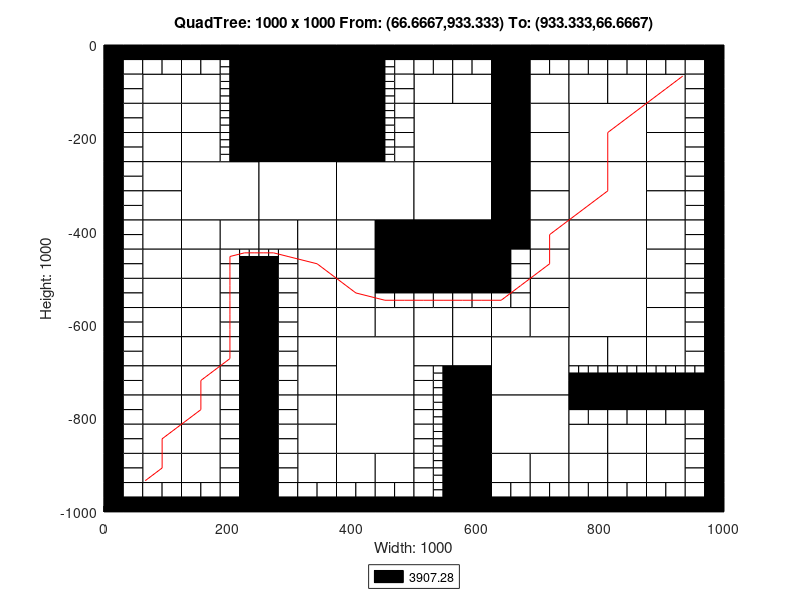

MATLAB code for this plot:
axis([0 1000 -1000 0]);
title('QuadTree: 1000 x 1000 From: (66.6667,933.333) To: (933.333,66.6667)');
xlabel('Width: 1000');
ylabel('Height: 1000');
rectangle('Position',[250 -125 125 125], 'FaceColor',[0 0 0]);
rectangle('Position',[250 -250 125 125], 'FaceColor',[0 0 0]);
rectangle('Position',[125 -375 125 125], 'FaceColor',[1 1 1]);
rectangle('Position',[250 -375 125 125], 'FaceColor',[1 1 1]);
rectangle('Position',[375 -375 125 125], 'FaceColor',[1 1 1]);
rectangle('Position',[500 -250 125 125], 'FaceColor',[1 1 1]);
rectangle('Position',[750 -250 125 125], 'FaceColor',[1 1 1]);
rectangle('Position',[500 -375 125 125], 'FaceColor',[1 1 1]);
rectangle('Position',[500 -500 125 125], 'FaceColor',[0 0 0]);
rectangle('Position',[750 -375 125 125], 'FaceColor',[1 1 1]);
rectangle('Position',[750 -500 125 125], 'FaceColor',[1 1 1]);
rectangle('Position',[375 -750 125 125], 'FaceColor',[1 1 1]);
rectangle('Position',[375 -875 125 125], 'FaceColor',[1 1 1]);
rectangle('Position',[625 -750 125 125], 'FaceColor',[1 1 1]);
rectangle('Position',[750 -625 125 125], 'FaceColor',[1 1 1]);
rectangle('Position',[625 -875 125 125], 'FaceColor',[1 1 1]);
rectangle('Position',[62.5 -125 62.5 62.5], 'FaceColor',[1 1 1]);
rectangle('Position',[125 -125 62.5 62.5], 'FaceColor',[1 1 1]);
rectangle('Position',[62.5 -187.5 62.5 62.5], 'FaceColor',[1 1 1]);
rectangle('Position',[62.5 -250 62.5 62.5], 'FaceColor',[1 1 1]);
rectangle('Position',[125 -187.5 62.5 62.5], 'FaceColor',[1 1 1]);
rectangle('Position',[125 -250 62.5 62.5], 'FaceColor',[1 1 1]);
rectangle('Position',[375 -62.5 62.5 62.5], 'FaceColor',[0 0 0]);
rectangle('Position',[375 -125 62.5 62.5], 'FaceColor',[0 0 0]);
rectangle('Position',[375 -187.5 62.5 62.5], 'FaceColor',[0 0 0]);
rectangle('Position',[375 -250 62.5 62.5], 'FaceColor',[0 0 0]);
rectangle('Position',[62.5 -312.5 62.5 62.5], 'FaceColor',[1 1 1]);
rectangle('Position',[62.5 -375 62.5 62.5], 'FaceColor',[1 1 1]);
rectangle('Position',[62.5 -437.5 62.5 62.5], 'FaceColor',[1 1 1]);
rectangle('Position',[62.5 -500 62.5 62.5], 'FaceColor',[1 1 1]);
rectangle('Position',[125 -437.5 62.5 62.5], 'FaceColor',[1 1 1]);
rectangle('Position',[187.5 -437.5 62.5 62.5], 'FaceColor',[1 1 1]);
rectangle('Position',[125 -500 62.5 62.5], 'FaceColor',[1 1 1]);
rectangle('Position',[250 -437.5 62.5 62.5], 'FaceColor',[1 1 1]);
rectangle('Position',[312.5 -437.5 62.5 62.5], 'FaceColor',[1 1 1]);
rectangle('Position',[312.5 -500 62.5 62.5], 'FaceColor',[1 1 1]);
rectangle('Position',[375 -437.5 62.5 62.5], 'FaceColor',[1 1 1]);
rectangle('Position',[437.5 -437.5 62.5 62.5], 'FaceColor',[0 0 0]);
rectangle('Position',[375 -500 62.5 62.5], 'FaceColor',[1 1 1]);
rectangle('Position',[437.5 -500 62.5 62.5], 'FaceColor',[0 0 0]);
rectangle('Position',[500 -125 62.5 62.5], 'FaceColor',[1 1 1]);
rectangle('Position',[562.5 -125 62.5 62.5], 'FaceColor',[1 1 1]);
rectangle('Position',[625 -62.5 62.5 62.5], 'FaceColor',[0 0 0]);
rectangle('Position',[625 -125 62.5 62.5], 'FaceColor',[0 0 0]);
rectangle('Position',[687.5 -125 62.5 62.5], 'FaceColor',[1 1 1]);
rectangle('Position',[625 -187.5 62.5 62.5], 'FaceColor',[0 0 0]);
rectangle('Position',[687.5 -187.5 62.5 62.5], 'FaceColor',[1 1 1]);
rectangle('Position',[625 -250 62.5 62.5], 'FaceColor',[0 0 0]);
rectangle('Position',[687.5 -250 62.5 62.5], 'FaceColor',[1 1 1]);
rectangle('Position',[750 -125 62.5 62.5], 'FaceColor',[1 1 1]);
rectangle('Position',[812.5 -125 62.5 62.5], 'FaceColor',[1 1 1]);
rectangle('Position',[875 -125 62.5 62.5], 'FaceColor',[1 1 1]);
rectangle('Position',[875 -187.5 62.5 62.5], 'FaceColor',[1 1 1]);
rectangle('Position',[875 -250 62.5 62.5], 'FaceColor',[1 1 1]);
rectangle('Position',[625 -312.5 62.5 62.5], 'FaceColor',[0 0 0]);
rectangle('Position',[687.5 -312.5 62.5 62.5], 'FaceColor',[1 1 1]);
rectangle('Position',[625 -375 62.5 62.5], 'FaceColor',[0 0 0]);
rectangle('Position',[687.5 -375 62.5 62.5], 'FaceColor',[1 1 1]);
rectangle('Position',[625 -437.5 62.5 62.5], 'FaceColor',[0 0 0]);
rectangle('Position',[687.5 -437.5 62.5 62.5], 'FaceColor',[1 1 1]);
rectangle('Position',[687.5 -500 62.5 62.5], 'FaceColor',[1 1 1]);
rectangle('Position',[875 -312.5 62.5 62.5], 'FaceColor',[1 1 1]);
rectangle('Position',[875 -375 62.5 62.5], 'FaceColor',[1 1 1]);
rectangle('Position',[875 -437.5 62.5 62.5], 'FaceColor',[1 1 1]);
rectangle('Position',[875 -500 62.5 62.5], 'FaceColor',[1 1 1]);
rectangle('Position',[62.5 -562.5 62.5 62.5], 'FaceColor',[1 1 1]);
rectangle('Position',[62.5 -625 62.5 62.5], 'FaceColor',[1 1 1]);
rectangle('Position',[125 -562.5 62.5 62.5], 'FaceColor',[1 1 1]);
rectangle('Position',[125 -625 62.5 62.5], 'FaceColor',[1 1 1]);
rectangle('Position',[62.5 -687.5 62.5 62.5], 'FaceColor',[1 1 1]);
rectangle('Position',[62.5 -750 62.5 62.5], 'FaceColor',[1 1 1]);
rectangle('Position',[125 -687.5 62.5 62.5], 'FaceColor',[1 1 1]);
rectangle('Position',[125 -750 62.5 62.5], 'FaceColor',[1 1 1]);
rectangle('Position',[312.5 -562.5 62.5 62.5], 'FaceColor',[1 1 1]);
rectangle('Position',[312.5 -625 62.5 62.5], 'FaceColor',[1 1 1]);
rectangle('Position',[375 -562.5 62.5 62.5], 'FaceColor',[1 1 1]);
rectangle('Position',[375 -625 62.5 62.5], 'FaceColor',[1 1 1]);
rectangle('Position',[437.5 -625 62.5 62.5], 'FaceColor',[1 1 1]);
rectangle('Position',[312.5 -687.5 62.5 62.5], 'FaceColor',[1 1 1]);
rectangle('Position',[312.5 -750 62.5 62.5], 'FaceColor',[1 1 1]);
rectangle('Position',[62.5 -812.5 62.5 62.5], 'FaceColor',[1 1 1]);
rectangle('Position',[62.5 -875 62.5 62.5], 'FaceColor',[1 1 1]);
rectangle('Position',[125 -812.5 62.5 62.5], 'FaceColor',[1 1 1]);
rectangle('Position',[125 -875 62.5 62.5], 'FaceColor',[1 1 1]);
rectangle('Position',[62.5 -937.5 62.5 62.5], 'FaceColor',[1 1 1]);
rectangle('Position',[125 -937.5 62.5 62.5], 'FaceColor',[1 1 1]);
rectangle('Position',[312.5 -812.5 62.5 62.5], 'FaceColor',[1 1 1]);
rectangle('Position',[312.5 -875 62.5 62.5], 'FaceColor',[1 1 1]);
rectangle('Position',[312.5 -937.5 62.5 62.5], 'FaceColor',[1 1 1]);
rectangle('Position',[375 -937.5 62.5 62.5], 'FaceColor',[1 1 1]);
rectangle('Position',[437.5 -937.5 62.5 62.5], 'FaceColor',[1 1 1]);
rectangle('Position',[500 -625 62.5 62.5], 'FaceColor',[1 1 1]);
rectangle('Position',[562.5 -625 62.5 62.5], 'FaceColor',[1 1 1]);
rectangle('Position',[687.5 -562.5 62.5 62.5], 'FaceColor',[1 1 1]);
rectangle('Position',[625 -625 62.5 62.5], 'FaceColor',[1 1 1]);
rectangle('Position',[687.5 -625 62.5 62.5], 'FaceColor',[1 1 1]);
rectangle('Position',[500 -687.5 62.5 62.5], 'FaceColor',[1 1 1]);
rectangle('Position',[562.5 -687.5 62.5 62.5], 'FaceColor',[1 1 1]);
rectangle('Position',[562.5 -750 62.5 62.5], 'FaceColor',[0 0 0]);
rectangle('Position',[875 -562.5 62.5 62.5], 'FaceColor',[1 1 1]);
rectangle('Position',[875 -625 62.5 62.5], 'FaceColor',[1 1 1]);
rectangle('Position',[750 -687.5 62.5 62.5], 'FaceColor',[1 1 1]);
rectangle('Position',[812.5 -687.5 62.5 62.5], 'FaceColor',[1 1 1]);
rectangle('Position',[875 -687.5 62.5 62.5], 'FaceColor',[1 1 1]);
rectangle('Position',[562.5 -812.5 62.5 62.5], 'FaceColor',[0 0 0]);
rectangle('Position',[562.5 -875 62.5 62.5], 'FaceColor',[0 0 0]);
rectangle('Position',[562.5 -937.5 62.5 62.5], 'FaceColor',[0 0 0]);
rectangle('Position',[562.5 -1000 62.5 62.5], 'FaceColor',[0 0 0]);
rectangle('Position',[625 -937.5 62.5 62.5], 'FaceColor',[1 1 1]);
rectangle('Position',[687.5 -937.5 62.5 62.5], 'FaceColor',[1 1 1]);
rectangle('Position',[750 -875 62.5 62.5], 'FaceColor',[1 1 1]);
rectangle('Position',[812.5 -875 62.5 62.5], 'FaceColor',[1 1 1]);
rectangle('Position',[875 -875 62.5 62.5], 'FaceColor',[1 1 1]);
rectangle('Position',[750 -937.5 62.5 62.5], 'FaceColor',[1 1 1]);
rectangle('Position',[812.5 -937.5 62.5 62.5], 'FaceColor',[1 1 1]);
rectangle('Position',[875 -937.5 62.5 62.5], 'FaceColor',[1 1 1]);
rectangle('Position',[0 -31.25 31.25 31.25], 'FaceColor',[0 0 0]);
rectangle('Position',[31.25 -31.25 31.25 31.25], 'FaceColor',[0 0 0]);
rectangle('Position',[0 -62.5 31.25 31.25], 'FaceColor',[0 0 0]);
rectangle('Position',[31.25 -62.5 31.25 31.25], 'FaceColor',[1 1 1]);
rectangle('Position',[62.5 -31.25 31.25 31.25], 'FaceColor',[0 0 0]);
rectangle('Position',[93.75 -31.25 31.25 31.25], 'FaceColor',[0 0 0]);
rectangle('Position',[62.5 -62.5 31.25 31.25], 'FaceColor',[1 1 1]);
rectangle('Position',[93.75 -62.5 31.25 31.25], 'FaceColor',[1 1 1]);
rectangle('Position',[0 -93.75 31.25 31.25], 'FaceColor',[0 0 0]);
rectangle('Position',[31.25 -93.75 31.25 31.25], 'FaceColor',[1 1 1]);
rectangle('Position',[0 -125 31.25 31.25], 'FaceColor',[0 0 0]);
rectangle('Position',[31.25 -125 31.25 31.25], 'FaceColor',[1 1 1]);
rectangle('Position',[125 -31.25 31.25 31.25], 'FaceColor',[0 0 0]);
rectangle('Position',[156.25 -31.25 31.25 31.25], 'FaceColor',[0 0 0]);
rectangle('Position',[125 -62.5 31.25 31.25], 'FaceColor',[1 1 1]);
rectangle('Position',[156.25 -62.5 31.25 31.25], 'FaceColor',[1 1 1]);
rectangle('Position',[187.5 -31.25 31.25 31.25], 'FaceColor',[0 0 0]);
rectangle('Position',[218.75 -31.25 31.25 31.25], 'FaceColor',[0 0 0]);
rectangle('Position',[218.75 -62.5 31.25 31.25], 'FaceColor',[0 0 0]);
rectangle('Position',[218.75 -93.75 31.25 31.25], 'FaceColor',[0 0 0]);
rectangle('Position',[218.75 -125 31.25 31.25], 'FaceColor',[0 0 0]);
rectangle('Position',[0 -156.25 31.25 31.25], 'FaceColor',[0 0 0]);
rectangle('Position',[31.25 -156.25 31.25 31.25], 'FaceColor',[1 1 1]);
rectangle('Position',[0 -187.5 31.25 31.25], 'FaceColor',[0 0 0]);
rectangle('Position',[31.25 -187.5 31.25 31.25], 'FaceColor',[1 1 1]);
rectangle('Position',[0 -218.75 31.25 31.25], 'FaceColor',[0 0 0]);
rectangle('Position',[31.25 -218.75 31.25 31.25], 'FaceColor',[1 1 1]);
rectangle('Position',[0 -250 31.25 31.25], 'FaceColor',[0 0 0]);
rectangle('Position',[31.25 -250 31.25 31.25], 'FaceColor',[1 1 1]);
rectangle('Position',[218.75 -156.25 31.25 31.25], 'FaceColor',[0 0 0]);
rectangle('Position',[218.75 -187.5 31.25 31.25], 'FaceColor',[0 0 0]);
rectangle('Position',[218.75 -218.75 31.25 31.25], 'FaceColor',[0 0 0]);
rectangle('Position',[218.75 -250 31.25 31.25], 'FaceColor',[0 0 0]);
rectangle('Position',[437.5 -31.25 31.25 31.25], 'FaceColor',[0 0 0]);
rectangle('Position',[468.75 -31.25 31.25 31.25], 'FaceColor',[0 0 0]);
rectangle('Position',[468.75 -62.5 31.25 31.25], 'FaceColor',[1 1 1]);
rectangle('Position',[468.75 -93.75 31.25 31.25], 'FaceColor',[1 1 1]);
rectangle('Position',[468.75 -125 31.25 31.25], 'FaceColor',[1 1 1]);
rectangle('Position',[468.75 -156.25 31.25 31.25], 'FaceColor',[1 1 1]);
rectangle('Position',[468.75 -187.5 31.25 31.25], 'FaceColor',[1 1 1]);
rectangle('Position',[468.75 -218.75 31.25 31.25], 'FaceColor',[1 1 1]);
rectangle('Position',[468.75 -250 31.25 31.25], 'FaceColor',[1 1 1]);
rectangle('Position',[0 -281.25 31.25 31.25], 'FaceColor',[0 0 0]);
rectangle('Position',[31.25 -281.25 31.25 31.25], 'FaceColor',[1 1 1]);
rectangle('Position',[0 -312.5 31.25 31.25], 'FaceColor',[0 0 0]);
rectangle('Position',[31.25 -312.5 31.25 31.25], 'FaceColor',[1 1 1]);
rectangle('Position',[0 -343.75 31.25 31.25], 'FaceColor',[0 0 0]);
rectangle('Position',[31.25 -343.75 31.25 31.25], 'FaceColor',[1 1 1]);
rectangle('Position',[0 -375 31.25 31.25], 'FaceColor',[0 0 0]);
rectangle('Position',[31.25 -375 31.25 31.25], 'FaceColor',[1 1 1]);
rectangle('Position',[0 -406.25 31.25 31.25], 'FaceColor',[0 0 0]);
rectangle('Position',[31.25 -406.25 31.25 31.25], 'FaceColor',[1 1 1]);
rectangle('Position',[0 -437.5 31.25 31.25], 'FaceColor',[0 0 0]);
rectangle('Position',[31.25 -437.5 31.25 31.25], 'FaceColor',[1 1 1]);
rectangle('Position',[0 -468.75 31.25 31.25], 'FaceColor',[0 0 0]);
rectangle('Position',[31.25 -468.75 31.25 31.25], 'FaceColor',[1 1 1]);
rectangle('Position',[0 -500 31.25 31.25], 'FaceColor',[0 0 0]);
rectangle('Position',[31.25 -500 31.25 31.25], 'FaceColor',[1 1 1]);
rectangle('Position',[187.5 -468.75 31.25 31.25], 'FaceColor',[1 1 1]);
rectangle('Position',[187.5 -500 31.25 31.25], 'FaceColor',[1 1 1]);
rectangle('Position',[218.75 -500 31.25 31.25], 'FaceColor',[0 0 0]);
rectangle('Position',[281.25 -468.75 31.25 31.25], 'FaceColor',[1 1 1]);
rectangle('Position',[250 -500 31.25 31.25], 'FaceColor',[0 0 0]);
rectangle('Position',[281.25 -500 31.25 31.25], 'FaceColor',[1 1 1]);
rectangle('Position',[500 -31.25 31.25 31.25], 'FaceColor',[0 0 0]);
rectangle('Position',[531.25 -31.25 31.25 31.25], 'FaceColor',[0 0 0]);
rectangle('Position',[500 -62.5 31.25 31.25], 'FaceColor',[1 1 1]);
rectangle('Position',[531.25 -62.5 31.25 31.25], 'FaceColor',[1 1 1]);
rectangle('Position',[562.5 -31.25 31.25 31.25], 'FaceColor',[0 0 0]);
rectangle('Position',[593.75 -31.25 31.25 31.25], 'FaceColor',[0 0 0]);
rectangle('Position',[562.5 -62.5 31.25 31.25], 'FaceColor',[1 1 1]);
rectangle('Position',[593.75 -62.5 31.25 31.25], 'FaceColor',[1 1 1]);
rectangle('Position',[687.5 -31.25 31.25 31.25], 'FaceColor',[0 0 0]);
rectangle('Position',[718.75 -31.25 31.25 31.25], 'FaceColor',[0 0 0]);
rectangle('Position',[687.5 -62.5 31.25 31.25], 'FaceColor',[1 1 1]);
rectangle('Position',[718.75 -62.5 31.25 31.25], 'FaceColor',[1 1 1]);
rectangle('Position',[750 -31.25 31.25 31.25], 'FaceColor',[0 0 0]);
rectangle('Position',[781.25 -31.25 31.25 31.25], 'FaceColor',[0 0 0]);
rectangle('Position',[750 -62.5 31.25 31.25], 'FaceColor',[1 1 1]);
rectangle('Position',[781.25 -62.5 31.25 31.25], 'FaceColor',[1 1 1]);
rectangle('Position',[812.5 -31.25 31.25 31.25], 'FaceColor',[0 0 0]);
rectangle('Position',[843.75 -31.25 31.25 31.25], 'FaceColor',[0 0 0]);
rectangle('Position',[812.5 -62.5 31.25 31.25], 'FaceColor',[1 1 1]);
rectangle('Position',[843.75 -62.5 31.25 31.25], 'FaceColor',[1 1 1]);
rectangle('Position',[875 -31.25 31.25 31.25], 'FaceColor',[0 0 0]);
rectangle('Position',[906.25 -31.25 31.25 31.25], 'FaceColor',[0 0 0]);
rectangle('Position',[875 -62.5 31.25 31.25], 'FaceColor',[1 1 1]);
rectangle('Position',[906.25 -62.5 31.25 31.25], 'FaceColor',[1 1 1]);
rectangle('Position',[937.5 -31.25 31.25 31.25], 'FaceColor',[0 0 0]);
rectangle('Position',[968.75 -31.25 31.25 31.25], 'FaceColor',[0 0 0]);
rectangle('Position',[937.5 -62.5 31.25 31.25], 'FaceColor',[1 1 1]);
rectangle('Position',[968.75 -62.5 31.25 31.25], 'FaceColor',[0 0 0]);
rectangle('Position',[937.5 -93.75 31.25 31.25], 'FaceColor',[1 1 1]);
rectangle('Position',[968.75 -93.75 31.25 31.25], 'FaceColor',[0 0 0]);
rectangle('Position',[937.5 -125 31.25 31.25], 'FaceColor',[1 1 1]);
rectangle('Position',[968.75 -125 31.25 31.25], 'FaceColor',[0 0 0]);
rectangle('Position',[937.5 -156.25 31.25 31.25], 'FaceColor',[1 1 1]);
rectangle('Position',[968.75 -156.25 31.25 31.25], 'FaceColor',[0 0 0]);
rectangle('Position',[937.5 -187.5 31.25 31.25], 'FaceColor',[1 1 1]);
rectangle('Position',[968.75 -187.5 31.25 31.25], 'FaceColor',[0 0 0]);
rectangle('Position',[937.5 -218.75 31.25 31.25], 'FaceColor',[1 1 1]);
rectangle('Position',[968.75 -218.75 31.25 31.25], 'FaceColor',[0 0 0]);
rectangle('Position',[937.5 -250 31.25 31.25], 'FaceColor',[1 1 1]);
rectangle('Position',[968.75 -250 31.25 31.25], 'FaceColor',[0 0 0]);
rectangle('Position',[625 -468.75 31.25 31.25], 'FaceColor',[0 0 0]);
rectangle('Position',[656.25 -468.75 31.25 31.25], 'FaceColor',[1 1 1]);
rectangle('Position',[625 -500 31.25 31.25], 'FaceColor',[0 0 0]);
rectangle('Position',[656.25 -500 31.25 31.25], 'FaceColor',[1 1 1]);
rectangle('Position',[937.5 -281.25 31.25 31.25], 'FaceColor',[1 1 1]);
rectangle('Position',[968.75 -281.25 31.25 31.25], 'FaceColor',[0 0 0]);
rectangle('Position',[937.5 -312.5 31.25 31.25], 'FaceColor',[1 1 1]);
rectangle('Position',[968.75 -312.5 31.25 31.25], 'FaceColor',[0 0 0]);
rectangle('Position',[937.5 -343.75 31.25 31.25], 'FaceColor',[1 1 1]);
rectangle('Position',[968.75 -343.75 31.25 31.25], 'FaceColor',[0 0 0]);
rectangle('Position',[937.5 -375 31.25 31.25], 'FaceColor',[1 1 1]);
rectangle('Position',[968.75 -375 31.25 31.25], 'FaceColor',[0 0 0]);
rectangle('Position',[937.5 -406.25 31.25 31.25], 'FaceColor',[1 1 1]);
rectangle('Position',[968.75 -406.25 31.25 31.25], 'FaceColor',[0 0 0]);
rectangle('Position',[937.5 -437.5 31.25 31.25], 'FaceColor',[1 1 1]);
rectangle('Position',[968.75 -437.5 31.25 31.25], 'FaceColor',[0 0 0]);
rectangle('Position',[937.5 -468.75 31.25 31.25], 'FaceColor',[1 1 1]);
rectangle('Position',[968.75 -468.75 31.25 31.25], 'FaceColor',[0 0 0]);
rectangle('Position',[937.5 -500 31.25 31.25], 'FaceColor',[1 1 1]);
rectangle('Position',[968.75 -500 31.25 31.25], 'FaceColor',[0 0 0]);
rectangle('Position',[0 -531.25 31.25 31.25], 'FaceColor',[0 0 0]);
rectangle('Position',[31.25 -531.25 31.25 31.25], 'FaceColor',[1 1 1]);
rectangle('Position',[0 -562.5 31.25 31.25], 'FaceColor',[0 0 0]);
rectangle('Position',[31.25 -562.5 31.25 31.25], 'FaceColor',[1 1 1]);
rectangle('Position',[0 -593.75 31.25 31.25], 'FaceColor',[0 0 0]);
rectangle('Position',[31.25 -593.75 31.25 31.25], 'FaceColor',[1 1 1]);
rectangle('Position',[0 -625 31.25 31.25], 'FaceColor',[0 0 0]);
rectangle('Position',[31.25 -625 31.25 31.25], 'FaceColor',[1 1 1]);
rectangle('Position',[187.5 -531.25 31.25 31.25], 'FaceColor',[1 1 1]);
rectangle('Position',[218.75 -531.25 31.25 31.25], 'FaceColor',[0 0 0]);
rectangle('Position',[187.5 -562.5 31.25 31.25], 'FaceColor',[1 1 1]);
rectangle('Position',[218.75 -562.5 31.25 31.25], 'FaceColor',[0 0 0]);
rectangle('Position',[187.5 -593.75 31.25 31.25], 'FaceColor',[1 1 1]);
rectangle('Position',[218.75 -593.75 31.25 31.25], 'FaceColor',[0 0 0]);
rectangle('Position',[187.5 -625 31.25 31.25], 'FaceColor',[1 1 1]);
rectangle('Position',[218.75 -625 31.25 31.25], 'FaceColor',[0 0 0]);
rectangle('Position',[0 -656.25 31.25 31.25], 'FaceColor',[0 0 0]);
rectangle('Position',[31.25 -656.25 31.25 31.25], 'FaceColor',[1 1 1]);
rectangle('Position',[0 -687.5 31.25 31.25], 'FaceColor',[0 0 0]);
rectangle('Position',[31.25 -687.5 31.25 31.25], 'FaceColor',[1 1 1]);
rectangle('Position',[0 -718.75 31.25 31.25], 'FaceColor',[0 0 0]);
rectangle('Position',[31.25 -718.75 31.25 31.25], 'FaceColor',[1 1 1]);
rectangle('Position',[0 -750 31.25 31.25], 'FaceColor',[0 0 0]);
rectangle('Position',[31.25 -750 31.25 31.25], 'FaceColor',[1 1 1]);
rectangle('Position',[187.5 -656.25 31.25 31.25], 'FaceColor',[1 1 1]);
rectangle('Position',[218.75 -656.25 31.25 31.25], 'FaceColor',[0 0 0]);
rectangle('Position',[187.5 -687.5 31.25 31.25], 'FaceColor',[1 1 1]);
rectangle('Position',[218.75 -687.5 31.25 31.25], 'FaceColor',[0 0 0]);
rectangle('Position',[187.5 -718.75 31.25 31.25], 'FaceColor',[1 1 1]);
rectangle('Position',[218.75 -718.75 31.25 31.25], 'FaceColor',[0 0 0]);
rectangle('Position',[187.5 -750 31.25 31.25], 'FaceColor',[1 1 1]);
rectangle('Position',[218.75 -750 31.25 31.25], 'FaceColor',[0 0 0]);
rectangle('Position',[250 -531.25 31.25 31.25], 'FaceColor',[0 0 0]);
rectangle('Position',[281.25 -531.25 31.25 31.25], 'FaceColor',[1 1 1]);
rectangle('Position',[250 -562.5 31.25 31.25], 'FaceColor',[0 0 0]);
rectangle('Position',[281.25 -562.5 31.25 31.25], 'FaceColor',[1 1 1]);
rectangle('Position',[250 -593.75 31.25 31.25], 'FaceColor',[0 0 0]);
rectangle('Position',[281.25 -593.75 31.25 31.25], 'FaceColor',[1 1 1]);
rectangle('Position',[250 -625 31.25 31.25], 'FaceColor',[0 0 0]);
rectangle('Position',[281.25 -625 31.25 31.25], 'FaceColor',[1 1 1]);
rectangle('Position',[437.5 -531.25 31.25 31.25], 'FaceColor',[0 0 0]);
rectangle('Position',[468.75 -531.25 31.25 31.25], 'FaceColor',[0 0 0]);
rectangle('Position',[437.5 -562.5 31.25 31.25], 'FaceColor',[1 1 1]);
rectangle('Position',[468.75 -562.5 31.25 31.25], 'FaceColor',[1 1 1]);
rectangle('Position',[250 -656.25 31.25 31.25], 'FaceColor',[0 0 0]);
rectangle('Position',[281.25 -656.25 31.25 31.25], 'FaceColor',[1 1 1]);
rectangle('Position',[250 -687.5 31.25 31.25], 'FaceColor',[0 0 0]);
rectangle('Position',[281.25 -687.5 31.25 31.25], 'FaceColor',[1 1 1]);
rectangle('Position',[250 -718.75 31.25 31.25], 'FaceColor',[0 0 0]);
rectangle('Position',[281.25 -718.75 31.25 31.25], 'FaceColor',[1 1 1]);
rectangle('Position',[250 -750 31.25 31.25], 'FaceColor',[0 0 0]);
rectangle('Position',[281.25 -750 31.25 31.25], 'FaceColor',[1 1 1]);
rectangle('Position',[0 -781.25 31.25 31.25], 'FaceColor',[0 0 0]);
rectangle('Position',[31.25 -781.25 31.25 31.25], 'FaceColor',[1 1 1]);
rectangle('Position',[0 -812.5 31.25 31.25], 'FaceColor',[0 0 0]);
rectangle('Position',[31.25 -812.5 31.25 31.25], 'FaceColor',[1 1 1]);
rectangle('Position',[0 -843.75 31.25 31.25], 'FaceColor',[0 0 0]);
rectangle('Position',[31.25 -843.75 31.25 31.25], 'FaceColor',[1 1 1]);
rectangle('Position',[0 -875 31.25 31.25], 'FaceColor',[0 0 0]);
rectangle('Position',[31.25 -875 31.25 31.25], 'FaceColor',[1 1 1]);
rectangle('Position',[187.5 -781.25 31.25 31.25], 'FaceColor',[1 1 1]);
rectangle('Position',[218.75 -781.25 31.25 31.25], 'FaceColor',[0 0 0]);
rectangle('Position',[187.5 -812.5 31.25 31.25], 'FaceColor',[1 1 1]);
rectangle('Position',[218.75 -812.5 31.25 31.25], 'FaceColor',[0 0 0]);
rectangle('Position',[187.5 -843.75 31.25 31.25], 'FaceColor',[1 1 1]);
rectangle('Position',[218.75 -843.75 31.25 31.25], 'FaceColor',[0 0 0]);
rectangle('Position',[187.5 -875 31.25 31.25], 'FaceColor',[1 1 1]);
rectangle('Position',[218.75 -875 31.25 31.25], 'FaceColor',[0 0 0]);
rectangle('Position',[0 -906.25 31.25 31.25], 'FaceColor',[0 0 0]);
rectangle('Position',[31.25 -906.25 31.25 31.25], 'FaceColor',[1 1 1]);
rectangle('Position',[0 -937.5 31.25 31.25], 'FaceColor',[0 0 0]);
rectangle('Position',[31.25 -937.5 31.25 31.25], 'FaceColor',[1 1 1]);
rectangle('Position',[0 -968.75 31.25 31.25], 'FaceColor',[0 0 0]);
rectangle('Position',[31.25 -968.75 31.25 31.25], 'FaceColor',[1 1 1]);
rectangle('Position',[0 -1000 31.25 31.25], 'FaceColor',[0 0 0]);
rectangle('Position',[31.25 -1000 31.25 31.25], 'FaceColor',[0 0 0]);
rectangle('Position',[62.5 -968.75 31.25 31.25], 'FaceColor',[1 1 1]);
rectangle('Position',[93.75 -968.75 31.25 31.25], 'FaceColor',[1 1 1]);
rectangle('Position',[62.5 -1000 31.25 31.25], 'FaceColor',[0 0 0]);
rectangle('Position',[93.75 -1000 31.25 31.25], 'FaceColor',[0 0 0]);
rectangle('Position',[187.5 -906.25 31.25 31.25], 'FaceColor',[1 1 1]);
rectangle('Position',[218.75 -906.25 31.25 31.25], 'FaceColor',[0 0 0]);
rectangle('Position',[187.5 -937.5 31.25 31.25], 'FaceColor',[1 1 1]);
rectangle('Position',[218.75 -937.5 31.25 31.25], 'FaceColor',[0 0 0]);
rectangle('Position',[125 -968.75 31.25 31.25], 'FaceColor',[1 1 1]);
rectangle('Position',[156.25 -968.75 31.25 31.25], 'FaceColor',[1 1 1]);
rectangle('Position',[125 -1000 31.25 31.25], 'FaceColor',[0 0 0]);
rectangle('Position',[156.25 -1000 31.25 31.25], 'FaceColor',[0 0 0]);
rectangle('Position',[187.5 -968.75 31.25 31.25], 'FaceColor',[1 1 1]);
rectangle('Position',[218.75 -968.75 31.25 31.25], 'FaceColor',[0 0 0]);
rectangle('Position',[187.5 -1000 31.25 31.25], 'FaceColor',[0 0 0]);
rectangle('Position',[218.75 -1000 31.25 31.25], 'FaceColor',[0 0 0]);
rectangle('Position',[250 -781.25 31.25 31.25], 'FaceColor',[0 0 0]);
rectangle('Position',[281.25 -781.25 31.25 31.25], 'FaceColor',[1 1 1]);
rectangle('Position',[250 -812.5 31.25 31.25], 'FaceColor',[0 0 0]);
rectangle('Position',[281.25 -812.5 31.25 31.25], 'FaceColor',[1 1 1]);
rectangle('Position',[250 -843.75 31.25 31.25], 'FaceColor',[0 0 0]);
rectangle('Position',[281.25 -843.75 31.25 31.25], 'FaceColor',[1 1 1]);
rectangle('Position',[250 -875 31.25 31.25], 'FaceColor',[0 0 0]);
rectangle('Position',[281.25 -875 31.25 31.25], 'FaceColor',[1 1 1]);
rectangle('Position',[250 -906.25 31.25 31.25], 'FaceColor',[0 0 0]);
rectangle('Position',[281.25 -906.25 31.25 31.25], 'FaceColor',[1 1 1]);
rectangle('Position',[250 -937.5 31.25 31.25], 'FaceColor',[0 0 0]);
rectangle('Position',[281.25 -937.5 31.25 31.25], 'FaceColor',[1 1 1]);
rectangle('Position',[250 -968.75 31.25 31.25], 'FaceColor',[0 0 0]);
rectangle('Position',[281.25 -968.75 31.25 31.25], 'FaceColor',[1 1 1]);
rectangle('Position',[250 -1000 31.25 31.25], 'FaceColor',[0 0 0]);
rectangle('Position',[281.25 -1000 31.25 31.25], 'FaceColor',[0 0 0]);
rectangle('Position',[312.5 -968.75 31.25 31.25], 'FaceColor',[1 1 1]);
rectangle('Position',[343.75 -968.75 31.25 31.25], 'FaceColor',[1 1 1]);
rectangle('Position',[312.5 -1000 31.25 31.25], 'FaceColor',[0 0 0]);
rectangle('Position',[343.75 -1000 31.25 31.25], 'FaceColor',[0 0 0]);
rectangle('Position',[375 -968.75 31.25 31.25], 'FaceColor',[1 1 1]);
rectangle('Position',[406.25 -968.75 31.25 31.25], 'FaceColor',[1 1 1]);
rectangle('Position',[375 -1000 31.25 31.25], 'FaceColor',[0 0 0]);
rectangle('Position',[406.25 -1000 31.25 31.25], 'FaceColor',[0 0 0]);
rectangle('Position',[437.5 -968.75 31.25 31.25], 'FaceColor',[1 1 1]);
rectangle('Position',[468.75 -968.75 31.25 31.25], 'FaceColor',[1 1 1]);
rectangle('Position',[437.5 -1000 31.25 31.25], 'FaceColor',[0 0 0]);
rectangle('Position',[468.75 -1000 31.25 31.25], 'FaceColor',[0 0 0]);
rectangle('Position',[500 -531.25 31.25 31.25], 'FaceColor',[0 0 0]);
rectangle('Position',[531.25 -531.25 31.25 31.25], 'FaceColor',[0 0 0]);
rectangle('Position',[500 -562.5 31.25 31.25], 'FaceColor',[1 1 1]);
rectangle('Position',[531.25 -562.5 31.25 31.25], 'FaceColor',[1 1 1]);
rectangle('Position',[562.5 -531.25 31.25 31.25], 'FaceColor',[0 0 0]);
rectangle('Position',[593.75 -531.25 31.25 31.25], 'FaceColor',[0 0 0]);
rectangle('Position',[562.5 -562.5 31.25 31.25], 'FaceColor',[1 1 1]);
rectangle('Position',[593.75 -562.5 31.25 31.25], 'FaceColor',[1 1 1]);
rectangle('Position',[625 -531.25 31.25 31.25], 'FaceColor',[0 0 0]);
rectangle('Position',[656.25 -531.25 31.25 31.25], 'FaceColor',[1 1 1]);
rectangle('Position',[625 -562.5 31.25 31.25], 'FaceColor',[1 1 1]);
rectangle('Position',[656.25 -562.5 31.25 31.25], 'FaceColor',[1 1 1]);
rectangle('Position',[500 -718.75 31.25 31.25], 'FaceColor',[1 1 1]);
rectangle('Position',[500 -750 31.25 31.25], 'FaceColor',[1 1 1]);
rectangle('Position',[937.5 -531.25 31.25 31.25], 'FaceColor',[1 1 1]);
rectangle('Position',[968.75 -531.25 31.25 31.25], 'FaceColor',[0 0 0]);
rectangle('Position',[937.5 -562.5 31.25 31.25], 'FaceColor',[1 1 1]);
rectangle('Position',[968.75 -562.5 31.25 31.25], 'FaceColor',[0 0 0]);
rectangle('Position',[937.5 -593.75 31.25 31.25], 'FaceColor',[1 1 1]);
rectangle('Position',[968.75 -593.75 31.25 31.25], 'FaceColor',[0 0 0]);
rectangle('Position',[937.5 -625 31.25 31.25], 'FaceColor',[1 1 1]);
rectangle('Position',[968.75 -625 31.25 31.25], 'FaceColor',[0 0 0]);
rectangle('Position',[750 -750 31.25 31.25], 'FaceColor',[0 0 0]);
rectangle('Position',[781.25 -750 31.25 31.25], 'FaceColor',[0 0 0]);
rectangle('Position',[812.5 -750 31.25 31.25], 'FaceColor',[0 0 0]);
rectangle('Position',[843.75 -750 31.25 31.25], 'FaceColor',[0 0 0]);
rectangle('Position',[937.5 -656.25 31.25 31.25], 'FaceColor',[1 1 1]);
rectangle('Position',[968.75 -656.25 31.25 31.25], 'FaceColor',[0 0 0]);
rectangle('Position',[937.5 -687.5 31.25 31.25], 'FaceColor',[1 1 1]);
rectangle('Position',[968.75 -687.5 31.25 31.25], 'FaceColor',[0 0 0]);
rectangle('Position',[875 -750 31.25 31.25], 'FaceColor',[0 0 0]);
rectangle('Position',[906.25 -750 31.25 31.25], 'FaceColor',[0 0 0]);
rectangle('Position',[968.75 -718.75 31.25 31.25], 'FaceColor',[0 0 0]);
rectangle('Position',[937.5 -750 31.25 31.25], 'FaceColor',[0 0 0]);
rectangle('Position',[968.75 -750 31.25 31.25], 'FaceColor',[0 0 0]);
rectangle('Position',[500 -781.25 31.25 31.25], 'FaceColor',[1 1 1]);
rectangle('Position',[500 -812.5 31.25 31.25], 'FaceColor',[1 1 1]);
rectangle('Position',[500 -843.75 31.25 31.25], 'FaceColor',[1 1 1]);
rectangle('Position',[500 -875 31.25 31.25], 'FaceColor',[1 1 1]);
rectangle('Position',[500 -906.25 31.25 31.25], 'FaceColor',[1 1 1]);
rectangle('Position',[500 -937.5 31.25 31.25], 'FaceColor',[1 1 1]);
rectangle('Position',[500 -968.75 31.25 31.25], 'FaceColor',[1 1 1]);
rectangle('Position',[500 -1000 31.25 31.25], 'FaceColor',[0 0 0]);
rectangle('Position',[531.25 -1000 31.25 31.25], 'FaceColor',[0 0 0]);
rectangle('Position',[625 -968.75 31.25 31.25], 'FaceColor',[1 1 1]);
rectangle('Position',[656.25 -968.75 31.25 31.25], 'FaceColor',[1 1 1]);
rectangle('Position',[625 -1000 31.25 31.25], 'FaceColor',[0 0 0]);
rectangle('Position',[656.25 -1000 31.25 31.25], 'FaceColor',[0 0 0]);
rectangle('Position',[687.5 -968.75 31.25 31.25], 'FaceColor',[1 1 1]);
rectangle('Position',[718.75 -968.75 31.25 31.25], 'FaceColor',[1 1 1]);
rectangle('Position',[687.5 -1000 31.25 31.25], 'FaceColor',[0 0 0]);
rectangle('Position',[718.75 -1000 31.25 31.25], 'FaceColor',[0 0 0]);
rectangle('Position',[750 -781.25 31.25 31.25], 'FaceColor',[0 0 0]);
rectangle('Position',[781.25 -781.25 31.25 31.25], 'FaceColor',[0 0 0]);
rectangle('Position',[750 -812.5 31.25 31.25], 'FaceColor',[1 1 1]);
rectangle('Position',[781.25 -812.5 31.25 31.25], 'FaceColor',[1 1 1]);
rectangle('Position',[812.5 -781.25 31.25 31.25], 'FaceColor',[0 0 0]);
rectangle('Position',[843.75 -781.25 31.25 31.25], 'FaceColor',[0 0 0]);
rectangle('Position',[812.5 -812.5 31.25 31.25], 'FaceColor',[1 1 1]);
rectangle('Position',[843.75 -812.5 31.25 31.25], 'FaceColor',[1 1 1]);
rectangle('Position',[875 -781.25 31.25 31.25], 'FaceColor',[0 0 0]);
rectangle('Position',[906.25 -781.25 31.25 31.25], 'FaceColor',[0 0 0]);
rectangle('Position',[875 -812.5 31.25 31.25], 'FaceColor',[1 1 1]);
rectangle('Position',[906.25 -812.5 31.25 31.25], 'FaceColor',[1 1 1]);
rectangle('Position',[937.5 -781.25 31.25 31.25], 'FaceColor',[0 0 0]);
rectangle('Position',[968.75 -781.25 31.25 31.25], 'FaceColor',[0 0 0]);
rectangle('Position',[937.5 -812.5 31.25 31.25], 'FaceColor',[1 1 1]);
rectangle('Position',[968.75 -812.5 31.25 31.25], 'FaceColor',[0 0 0]);
rectangle('Position',[937.5 -843.75 31.25 31.25], 'FaceColor',[1 1 1]);
rectangle('Position',[968.75 -843.75 31.25 31.25], 'FaceColor',[0 0 0]);
rectangle('Position',[937.5 -875 31.25 31.25], 'FaceColor',[1 1 1]);
rectangle('Position',[968.75 -875 31.25 31.25], 'FaceColor',[0 0 0]);
rectangle('Position',[750 -968.75 31.25 31.25], 'FaceColor',[1 1 1]);
rectangle('Position',[781.25 -968.75 31.25 31.25], 'FaceColor',[1 1 1]);
rectangle('Position',[750 -1000 31.25 31.25], 'FaceColor',[0 0 0]);
rectangle('Position',[781.25 -1000 31.25 31.25], 'FaceColor',[0 0 0]);
rectangle('Position',[812.5 -968.75 31.25 31.25], 'FaceColor',[1 1 1]);
rectangle('Position',[843.75 -968.75 31.25 31.25], 'FaceColor',[1 1 1]);
rectangle('Position',[812.5 -1000 31.25 31.25], 'FaceColor',[0 0 0]);
rectangle('Position',[843.75 -1000 31.25 31.25], 'FaceColor',[0 0 0]);
rectangle('Position',[937.5 -906.25 31.25 31.25], 'FaceColor',[1 1 1]);
rectangle('Position',[968.75 -906.25 31.25 31.25], 'FaceColor',[0 0 0]);
rectangle('Position',[937.5 -937.5 31.25 31.25], 'FaceColor',[1 1 1]);
rectangle('Position',[968.75 -937.5 31.25 31.25], 'FaceColor',[0 0 0]);
rectangle('Position',[875 -968.75 31.25 31.25], 'FaceColor',[1 1 1]);
rectangle('Position',[906.25 -968.75 31.25 31.25], 'FaceColor',[1 1 1]);
rectangle('Position',[875 -1000 31.25 31.25], 'FaceColor',[0 0 0]);
rectangle('Position',[906.25 -1000 31.25 31.25], 'FaceColor',[0 0 0]);
rectangle('Position',[937.5 -968.75 31.25 31.25], 'FaceColor',[1 1 1]);
rectangle('Position',[968.75 -968.75 31.25 31.25], 'FaceColor',[0 0 0]);
rectangle('Position',[937.5 -1000 31.25 31.25], 'FaceColor',[0 0 0]);
rectangle('Position',[968.75 -1000 31.25 31.25], 'FaceColor',[0 0 0]);
rectangle('Position',[187.5 -46.875 15.625 15.625], 'FaceColor',[1 1 1]);
rectangle('Position',[203.125 -46.875 15.625 15.625], 'FaceColor',[0 0 0]);
rectangle('Position',[187.5 -62.5 15.625 15.625], 'FaceColor',[1 1 1]);
rectangle('Position',[203.125 -62.5 15.625 15.625], 'FaceColor',[0 0 0]);
rectangle('Position',[187.5 -78.125 15.625 15.625], 'FaceColor',[1 1 1]);
rectangle('Position',[203.125 -78.125 15.625 15.625], 'FaceColor',[0 0 0]);
rectangle('Position',[187.5 -93.75 15.625 15.625], 'FaceColor',[1 1 1]);
rectangle('Position',[203.125 -93.75 15.625 15.625], 'FaceColor',[0 0 0]);
rectangle('Position',[187.5 -109.375 15.625 15.625], 'FaceColor',[1 1 1]);
rectangle('Position',[203.125 -109.375 15.625 15.625], 'FaceColor',[0 0 0]);
rectangle('Position',[187.5 -125 15.625 15.625], 'FaceColor',[1 1 1]);
rectangle('Position',[203.125 -125 15.625 15.625], 'FaceColor',[0 0 0]);
rectangle('Position',[187.5 -140.625 15.625 15.625], 'FaceColor',[1 1 1]);
rectangle('Position',[203.125 -140.625 15.625 15.625], 'FaceColor',[0 0 0]);
rectangle('Position',[187.5 -156.25 15.625 15.625], 'FaceColor',[1 1 1]);
rectangle('Position',[203.125 -156.25 15.625 15.625], 'FaceColor',[0 0 0]);
rectangle('Position',[187.5 -171.875 15.625 15.625], 'FaceColor',[1 1 1]);
rectangle('Position',[203.125 -171.875 15.625 15.625], 'FaceColor',[0 0 0]);
rectangle('Position',[187.5 -187.5 15.625 15.625], 'FaceColor',[1 1 1]);
rectangle('Position',[203.125 -187.5 15.625 15.625], 'FaceColor',[0 0 0]);
rectangle('Position',[187.5 -203.125 15.625 15.625], 'FaceColor',[1 1 1]);
rectangle('Position',[203.125 -203.125 15.625 15.625], 'FaceColor',[0 0 0]);
rectangle('Position',[187.5 -218.75 15.625 15.625], 'FaceColor',[1 1 1]);
rectangle('Position',[203.125 -218.75 15.625 15.625], 'FaceColor',[0 0 0]);
rectangle('Position',[187.5 -234.375 15.625 15.625], 'FaceColor',[1 1 1]);
rectangle('Position',[203.125 -234.375 15.625 15.625], 'FaceColor',[0 0 0]);
rectangle('Position',[187.5 -250 15.625 15.625], 'FaceColor',[1 1 1]);
rectangle('Position',[203.125 -250 15.625 15.625], 'FaceColor',[0 0 0]);
rectangle('Position',[437.5 -46.875 15.625 15.625], 'FaceColor',[0 0 0]);
rectangle('Position',[453.125 -46.875 15.625 15.625], 'FaceColor',[1 1 1]);
rectangle('Position',[437.5 -62.5 15.625 15.625], 'FaceColor',[0 0 0]);
rectangle('Position',[453.125 -62.5 15.625 15.625], 'FaceColor',[1 1 1]);
rectangle('Position',[437.5 -78.125 15.625 15.625], 'FaceColor',[0 0 0]);
rectangle('Position',[453.125 -78.125 15.625 15.625], 'FaceColor',[1 1 1]);
rectangle('Position',[437.5 -93.75 15.625 15.625], 'FaceColor',[0 0 0]);
rectangle('Position',[453.125 -93.75 15.625 15.625], 'FaceColor',[1 1 1]);
rectangle('Position',[437.5 -109.375 15.625 15.625], 'FaceColor',[0 0 0]);
rectangle('Position',[453.125 -109.375 15.625 15.625], 'FaceColor',[1 1 1]);
rectangle('Position',[437.5 -125 15.625 15.625], 'FaceColor',[0 0 0]);
rectangle('Position',[453.125 -125 15.625 15.625], 'FaceColor',[1 1 1]);
rectangle('Position',[437.5 -140.625 15.625 15.625], 'FaceColor',[0 0 0]);
rectangle('Position',[453.125 -140.625 15.625 15.625], 'FaceColor',[1 1 1]);
rectangle('Position',[437.5 -156.25 15.625 15.625], 'FaceColor',[0 0 0]);
rectangle('Position',[453.125 -156.25 15.625 15.625], 'FaceColor',[1 1 1]);
rectangle('Position',[437.5 -171.875 15.625 15.625], 'FaceColor',[0 0 0]);
rectangle('Position',[453.125 -171.875 15.625 15.625], 'FaceColor',[1 1 1]);
rectangle('Position',[437.5 -187.5 15.625 15.625], 'FaceColor',[0 0 0]);
rectangle('Position',[453.125 -187.5 15.625 15.625], 'FaceColor',[1 1 1]);
rectangle('Position',[437.5 -203.125 15.625 15.625], 'FaceColor',[0 0 0]);
rectangle('Position',[453.125 -203.125 15.625 15.625], 'FaceColor',[1 1 1]);
rectangle('Position',[437.5 -218.75 15.625 15.625], 'FaceColor',[0 0 0]);
rectangle('Position',[453.125 -218.75 15.625 15.625], 'FaceColor',[1 1 1]);
rectangle('Position',[437.5 -234.375 15.625 15.625], 'FaceColor',[0 0 0]);
rectangle('Position',[453.125 -234.375 15.625 15.625], 'FaceColor',[1 1 1]);
rectangle('Position',[437.5 -250 15.625 15.625], 'FaceColor',[0 0 0]);
rectangle('Position',[453.125 -250 15.625 15.625], 'FaceColor',[1 1 1]);
rectangle('Position',[218.75 -453.125 15.625 15.625], 'FaceColor',[1 1 1]);
rectangle('Position',[234.375 -453.125 15.625 15.625], 'FaceColor',[1 1 1]);
rectangle('Position',[218.75 -468.75 15.625 15.625], 'FaceColor',[0 0 0]);
rectangle('Position',[234.375 -468.75 15.625 15.625], 'FaceColor',[0 0 0]);
rectangle('Position',[250 -453.125 15.625 15.625], 'FaceColor',[1 1 1]);
rectangle('Position',[265.625 -453.125 15.625 15.625], 'FaceColor',[1 1 1]);
rectangle('Position',[250 -468.75 15.625 15.625], 'FaceColor',[0 0 0]);
rectangle('Position',[265.625 -468.75 15.625 15.625], 'FaceColor',[0 0 0]);
rectangle('Position',[531.25 -703.125 15.625 15.625], 'FaceColor',[1 1 1]);
rectangle('Position',[546.875 -703.125 15.625 15.625], 'FaceColor',[0 0 0]);
rectangle('Position',[531.25 -718.75 15.625 15.625], 'FaceColor',[1 1 1]);
rectangle('Position',[546.875 -718.75 15.625 15.625], 'FaceColor',[0 0 0]);
rectangle('Position',[531.25 -734.375 15.625 15.625], 'FaceColor',[1 1 1]);
rectangle('Position',[546.875 -734.375 15.625 15.625], 'FaceColor',[0 0 0]);
rectangle('Position',[531.25 -750 15.625 15.625], 'FaceColor',[1 1 1]);
rectangle('Position',[546.875 -750 15.625 15.625], 'FaceColor',[0 0 0]);
rectangle('Position',[750 -703.125 15.625 15.625], 'FaceColor',[1 1 1]);
rectangle('Position',[765.625 -703.125 15.625 15.625], 'FaceColor',[1 1 1]);
rectangle('Position',[750 -718.75 15.625 15.625], 'FaceColor',[0 0 0]);
rectangle('Position',[765.625 -718.75 15.625 15.625], 'FaceColor',[0 0 0]);
rectangle('Position',[781.25 -703.125 15.625 15.625], 'FaceColor',[1 1 1]);
rectangle('Position',[796.875 -703.125 15.625 15.625], 'FaceColor',[1 1 1]);
rectangle('Position',[781.25 -718.75 15.625 15.625], 'FaceColor',[0 0 0]);
rectangle('Position',[796.875 -718.75 15.625 15.625], 'FaceColor',[0 0 0]);
rectangle('Position',[812.5 -703.125 15.625 15.625], 'FaceColor',[1 1 1]);
rectangle('Position',[828.125 -703.125 15.625 15.625], 'FaceColor',[1 1 1]);
rectangle('Position',[812.5 -718.75 15.625 15.625], 'FaceColor',[0 0 0]);
rectangle('Position',[828.125 -718.75 15.625 15.625], 'FaceColor',[0 0 0]);
rectangle('Position',[843.75 -703.125 15.625 15.625], 'FaceColor',[1 1 1]);
rectangle('Position',[859.375 -703.125 15.625 15.625], 'FaceColor',[1 1 1]);
rectangle('Position',[843.75 -718.75 15.625 15.625], 'FaceColor',[0 0 0]);
rectangle('Position',[859.375 -718.75 15.625 15.625], 'FaceColor',[0 0 0]);
rectangle('Position',[875 -703.125 15.625 15.625], 'FaceColor',[1 1 1]);
rectangle('Position',[890.625 -703.125 15.625 15.625], 'FaceColor',[1 1 1]);
rectangle('Position',[875 -718.75 15.625 15.625], 'FaceColor',[0 0 0]);
rectangle('Position',[890.625 -718.75 15.625 15.625], 'FaceColor',[0 0 0]);
rectangle('Position',[906.25 -703.125 15.625 15.625], 'FaceColor',[1 1 1]);
rectangle('Position',[921.875 -703.125 15.625 15.625], 'FaceColor',[1 1 1]);
rectangle('Position',[906.25 -718.75 15.625 15.625], 'FaceColor',[0 0 0]);
rectangle('Position',[921.875 -718.75 15.625 15.625], 'FaceColor',[0 0 0]);
rectangle('Position',[937.5 -703.125 15.625 15.625], 'FaceColor',[1 1 1]);
rectangle('Position',[953.125 -703.125 15.625 15.625], 'FaceColor',[1 1 1]);
rectangle('Position',[937.5 -718.75 15.625 15.625], 'FaceColor',[0 0 0]);
rectangle('Position',[953.125 -718.75 15.625 15.625], 'FaceColor',[0 0 0]);
rectangle('Position',[531.25 -765.625 15.625 15.625], 'FaceColor',[1 1 1]);
rectangle('Position',[546.875 -765.625 15.625 15.625], 'FaceColor',[0 0 0]);
rectangle('Position',[531.25 -781.25 15.625 15.625], 'FaceColor',[1 1 1]);
rectangle('Position',[546.875 -781.25 15.625 15.625], 'FaceColor',[0 0 0]);
rectangle('Position',[531.25 -796.875 15.625 15.625], 'FaceColor',[1 1 1]);
rectangle('Position',[546.875 -796.875 15.625 15.625], 'FaceColor',[0 0 0]);
rectangle('Position',[531.25 -812.5 15.625 15.625], 'FaceColor',[1 1 1]);
rectangle('Position',[546.875 -812.5 15.625 15.625], 'FaceColor',[0 0 0]);
rectangle('Position',[531.25 -828.125 15.625 15.625], 'FaceColor',[1 1 1]);
rectangle('Position',[546.875 -828.125 15.625 15.625], 'FaceColor',[0 0 0]);
rectangle('Position',[531.25 -843.75 15.625 15.625], 'FaceColor',[1 1 1]);
rectangle('Position',[546.875 -843.75 15.625 15.625], 'FaceColor',[0 0 0]);
rectangle('Position',[531.25 -859.375 15.625 15.625], 'FaceColor',[1 1 1]);
rectangle('Position',[546.875 -859.375 15.625 15.625], 'FaceColor',[0 0 0]);
rectangle('Position',[531.25 -875 15.625 15.625], 'FaceColor',[1 1 1]);
rectangle('Position',[546.875 -875 15.625 15.625], 'FaceColor',[0 0 0]);
rectangle('Position',[531.25 -890.625 15.625 15.625], 'FaceColor',[1 1 1]);
rectangle('Position',[546.875 -890.625 15.625 15.625], 'FaceColor',[0 0 0]);
rectangle('Position',[531.25 -906.25 15.625 15.625], 'FaceColor',[1 1 1]);
rectangle('Position',[546.875 -906.25 15.625 15.625], 'FaceColor',[0 0 0]);
rectangle('Position',[531.25 -921.875 15.625 15.625], 'FaceColor',[1 1 1]);
rectangle('Position',[546.875 -921.875 15.625 15.625], 'FaceColor',[0 0 0]);
rectangle('Position',[531.25 -937.5 15.625 15.625], 'FaceColor',[1 1 1]);
rectangle('Position',[546.875 -937.5 15.625 15.625], 'FaceColor',[0 0 0]);
rectangle('Position',[531.25 -953.125 15.625 15.625], 'FaceColor',[1 1 1]);
rectangle('Position',[546.875 -953.125 15.625 15.625], 'FaceColor',[0 0 0]);
rectangle('Position',[531.25 -968.75 15.625 15.625], 'FaceColor',[1 1 1]);
rectangle('Position',[546.875 -968.75 15.625 15.625], 'FaceColor',[0 0 0]);
X=[933.333,906.25,812.5,812.5,718.75,718.75,671.875,640.625,609.375,578.125,546.875,515.625,484.375,453.125,406.25,343.75,296.875,273.438,257.812,242.188,226.562,203.125,203.125,203.125,203.125,203.125,203.125,203.125,203.125,156.25,156.25,93.75,93.75,66.6667];
Y=[-66.6667,-93.75,-187.5,-312.5,-406.25,-468.75,-515.625,-546.875,-546.875,-546.875,-546.875,-546.875,-546.875,-546.875,-531.25,-468.75,-453.125,-445.312,-445.312,-445.312,-445.312,-453.125,-484.375,-515.625,-546.875,-578.125,-609.375,-640.625,-671.875,-718.75,-781.25,-843.75,-906.25,-933.333];
hold on;
plot(X,Y,'r');
legend('3907.28','Location','southoutside');
